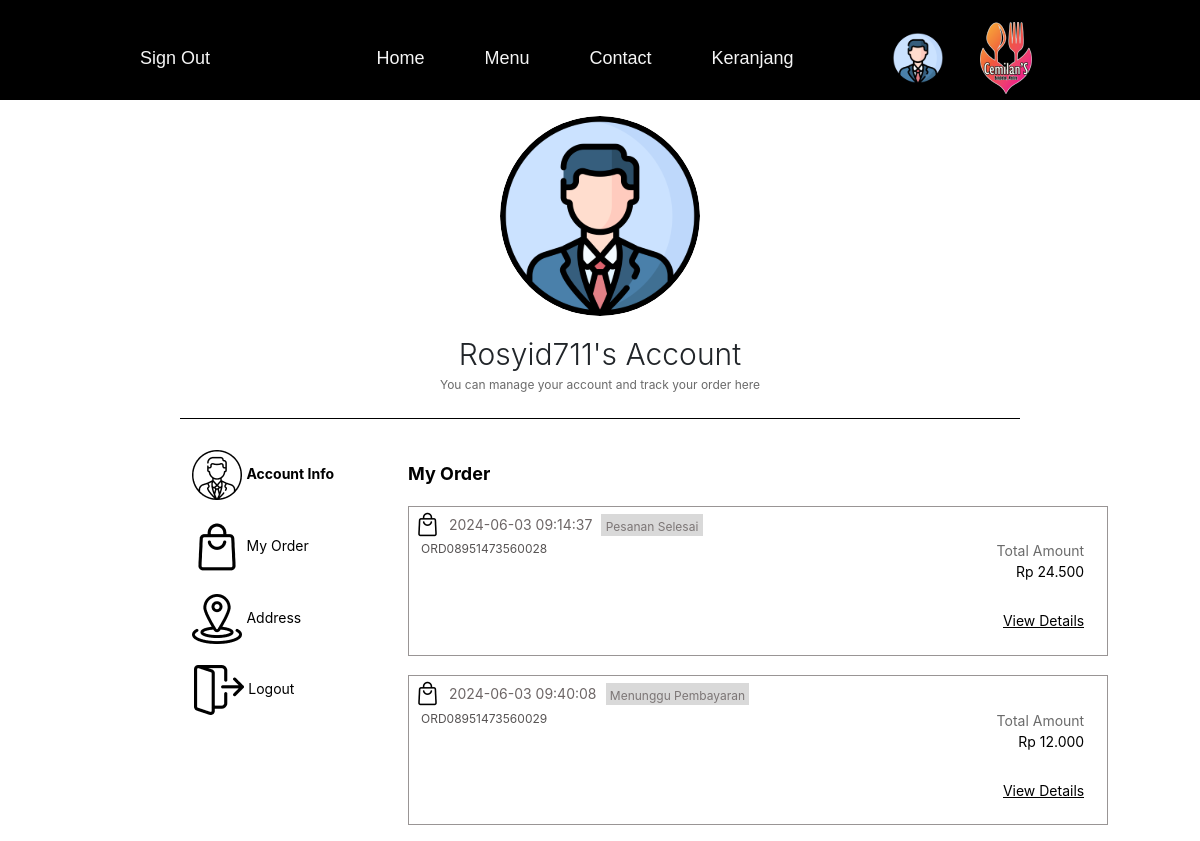
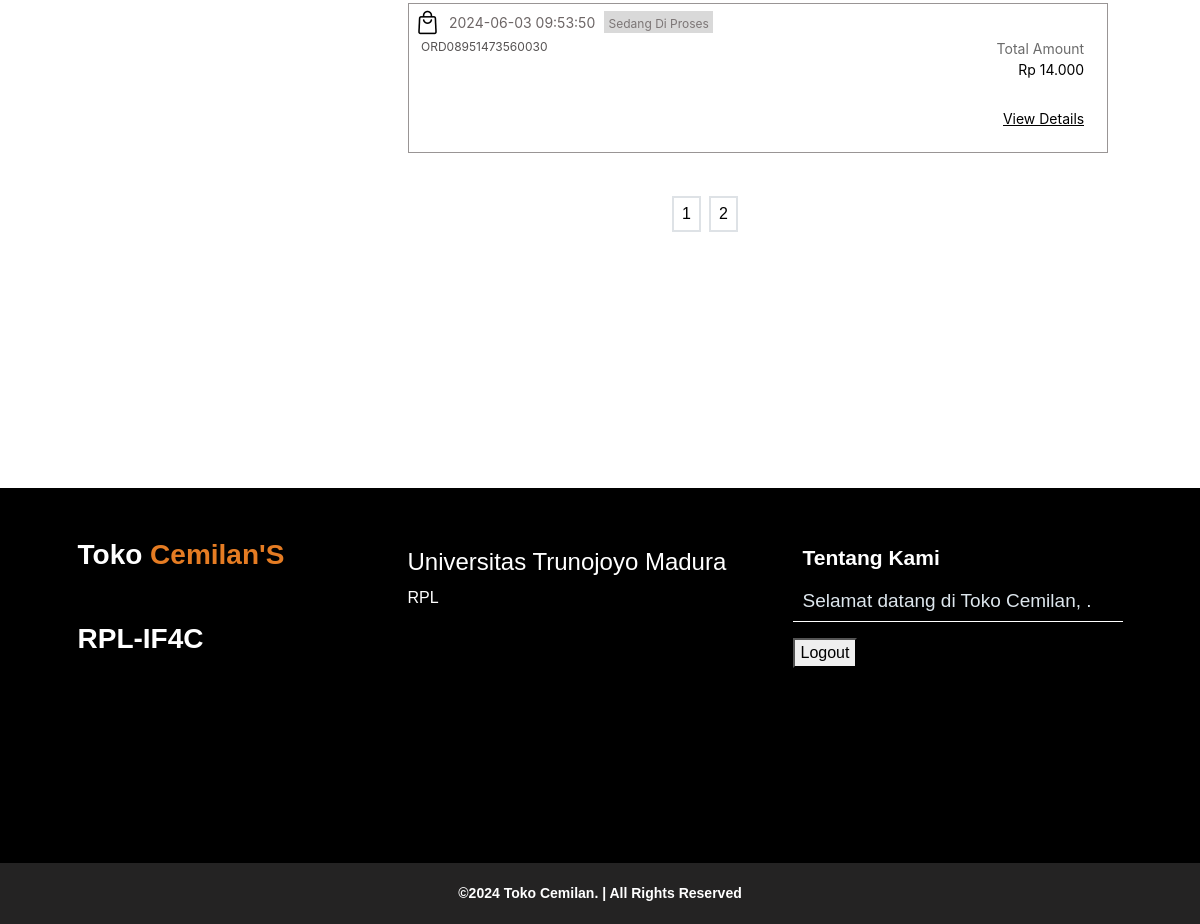
The page /rpl/profile/index.php?MyOrder_Page=1 (signed in) on the database its author committed (2 pictures, top to bottom).
### tables this page shows
CREATE TABLE `pesanan` (
  `ID_ORDER` int(11) NOT NULL,
  `ID_METODE_PEMBAYARAN` int(11) DEFAULT NULL,
  `ID_CUSTOMER` int(11) DEFAULT NULL,
  `TANGGAL_ORDER` timestamp NULL DEFAULT current_timestamp(),
  `TOTAL_ORDER` int(11) DEFAULT NULL,
  `Status` int(1) NOT NULL DEFAULT 0
);

### rpl/Database/database.php (called while the page is built, shortened)
<?php
function getDataAllWhere($table, $column, $id)
{
    try {
        $statement = DB->prepare("SELECT * FROM $table WHERE $column = :id");
        $statement->bindValue(':id', $id);
        $statement->execute();
        return $statement->fetchAll(PDO::FETCH_ASSOC);
    } catch (PDOException $err) {
        echo $err->getMessage();
    }
}
function getDataAllWhereLimit($table, $column, $id, $start, $perpage)
{
    try {
        $statement = DB->prepare("SELECT * FROM $table WHERE $column = :id LIMIT $start, $perpage");
        $statement->bindValue(':id', $id);
        $statement->execute();
        return $statement->fetchAll(PDO::FETCH_ASSOC);
    } catch (PDOException $err) {
        echo $err->getMessage();
    }
}

### rpl/profile/profile_menu/myorder_info.php (the view, shortened to what this page needs)
<?php
$result = getDataAllWhere('pesanan', 'ID_CUSTOMER', $_SESSION['user']['ID_CUSTOMER']);
$per_page = 3;
$total_results = count($result);
$total_pages = ceil($total_results / $per_page);
if (!isset($_GET['MyOrder_Page'])) {
    $page = 1;
} else {
    $page = $_GET['MyOrder_Page'];
}
$start = ($page - 1) * $per_page;
$orders = getDataAllWhereLimit('pesanan', 'ID_CUSTOMER', $_SESSION['user']['ID_CUSTOMER'], $start, $per_page);
?>
<div id="page3" class="page">
    <div style="margin: 3.9vh 0 2.3vh 0; color: black; font-size: 18px; font-family: Inter; font-weight: 700; word-wrap: break-word">My Order</div>
    <?php foreach ($orders as $order) : ?>
        <div style="margin-bottom: 2.4vh; display:flex; flex-direction:column;">
            <div style="width: 700px; height: 150px; background: rgba(217, 217, 217, 0); border: 0.50px #999595 solid">
                <div class="title-myorder" style="display: flex; align-items:center; margin-top:0.7vh;">
                    <img style="width: 25px; height: 25px; margin: 0 6px 0 6px;" src="<?= BASEURL ?>./gambar/profile/MyOrder.png" />
                    <div style="margin: 0 3px 0 3px; color: #6D6666; font-size: 14px; font-family: Inter; font-weight: 400; word-wrap: break-word"><?= $order['TANGGAL_ORDER']; ?><br /></div>
                    <div style="margin: 0 3px 0 6px; align-items:center; text-align:center; padding:0.54vh 0.54vh 0 0.54vh; min-width: 90px; max-height: 25px; background: #D9D9D9; color: #7C7676; font-size: 12px; font-family: Inter; font-weight: 400; word-wrap: break-word">
                        <?php if ($order['Status'] == 0) : ?>
                            Sedang Di Proses<br />
                        <?php elseif ($order['Status'] == 1) : ?>
                            Pesanan Selesai<br />
                        <?php else : ?>
                            Menunggu Pembayaran<br />
                        <?php endif; ?>
                    </div>
                </div>
                <div class="detail-myorder" style="display: flex; justify-content:space-between; margin: 0.4vh 0 0 0">
                    <div class="column" style="margin-left: 1vw;">
                        <div style="color: #555252; font-size: 12px; font-family: Inter; font-weight: 400; word-wrap: break-word">ORD<?= $_SESSION['user']['NOMOR_TELPON_CUSTOMER'] ?><?= $order['ID_ORDER']; ?></div>
                    </div>
                    <form action="" method="POST">
                        <div class="column" style="margin-right: 1.9vw; text-align:right;">
                            <div style="color: #6B6B6B; font-size: 14px; font-family: Inter; font-weight: 400; word-wrap: break-word">Total Amount<br /></div>
                            <div style="color: black; font-size: 14px; font-family: Inter; font-weight: 400; word-wrap: break-word"><?= "Rp " . number_format($order['TOTAL_ORDER'], 0, ',', '.'); ?><br /></div>
                            <input type="submit" id="page5Btn" style="color: black; font-size: 14px; font-family: Inter; font-weight: 400; text-decoration: underline; word-wrap: break-word; margin: 3.5vh 0 0 0; border:none; background-color:transparent; padding:0;" value="View Details">
                        </div>
                    </form>
                </div>
            </div>
        </div>
    <?php endforeach; ?>
    <div class="d-flex justify-content-center pe-5 me-5">
        <?php for ($i = 1; $i <= $total_pages; $i++) : ?>
            <a class="border border-2 text-decoration-none px-2 py-1 my-4 mx-1" style="color: #000;" href='?MyOrder_Page=<?= $i ?>'>
                <div class="paginate-link p-0 m-0" style="width:100%; height:100%">
                    <?= $i; ?>
                </div>
            </a>
        <?php endfor; ?>
    </div>
</div>

### rpl/templates/navbar.php (shortened to what this page needs)
<!DOCTYPE html>
<html lang="en">
<head>
    <link href="https://cdn.jsdelivr.net/npm/bootstrap@5.0.2/dist/css/bootstrap.min.css" rel="stylesheet">
    <link rel="stylesheet" href="<?= BASEURL . 'css/style.css' ?>">
</head>
<body>
    <div class="navbar" style="z-index: 1000;">
        <nav>
            <div>
                <?php if (!isset($_SESSION['user'])) : ?>
                    <a href="<?= BASEURL . 'login.php' ?>">Sign In</a>
                <?php else : ?>
                    <a href="<?= BASEURL ?>./autentikasi/logout.php">Sign Out</a>
                <?php endif; ?>
            </div>
            <div>
                <ul>
                    <li><a href="<?= BASEURL . 'index.php' ?>">Home</a></li>
                    <li class="dropdown">
                        <a class="dropdown-toggle-navbar" href="<?= BASEURL . 'menu.php' ?>">Menu</a>
                    </li>
                    <li><a href="<?= BASEURL . 'contact.php' ?>">Contact</a></li>
                    <li><a href="<?= BASEURL . 'keranjang.php' ?>">Keranjang</a></li>
                </ul>
            </div>
            <div class="logo" id="balik">
                <div class="d-flex justify-content-end align-items-center" style="width: 10vw;">
                    <?php if (isset($_SESSION['user'])) : ?>
                        <a href="<?= BASEURL . 'profile' ?>"><img class="mx-2" style="width: 52px; height: 52px; border-radius: 9999px" src="<?= BASEURL . 'gambar/profile/' . $_SESSION['user']['FOTO'] ?>" /></a>
                    <?php endif; ?>
                    <img class="mx-2" style="width: 52px; height: 72px;" src="<?= BASEURL . 'gambar/Logo.png' ?>" />
                </div>
            </div>
        </nav>
    </div>

### rpl/profile/index.php (shortened to what this page needs)
<?php
require_once('../Database/database.php');
?>
<?php
include("../templates/navbar.php")
?>
<section style="background-color: white; min-height:100vh; min-width:100vw; margin:0;">
    <div style=" margin: 2vh 0 0 0;">
        <img class="img-fluid rounded-circle mx-auto d-block" style="width: 200px; height: 200px;" src="<?= BASEURL . 'gambar/profile/' . $_SESSION['user']['FOTO']; ?>" />
        <p class="text-center profilename"><?= $_SESSION['user']['USERNAME']; ?>'s Account</p>
        <p class="text-center profileguide">You can manage your account and track your order here</p>
    </div>
    <div class="d-flex flex-column justify-content-center" style="justify-content: center; align-items:center; padding:10px">
        <div style="width: 70vw; height: 0px; border-top: 0.50px black solid"></div>
    </div>
    <div class="row justify-content-center">
        <div class="col-3 widgetcontainer-list" style="padding-left:8vw; min-height:100vh; display:flex; flex-direction:column;">
            <button id="page1Btn">
                <div class="widgetList">
                    <img style="width: 50px; height: 50px" src="<?= BASEURL ?>./gambar/profile/Info.png" />
                    <span style="color: black; font-size: 14px; font-family: Inter; font-weight: 700; word-wrap: break-word">Account Info</span>
                </div>
            </button>
            <button id="page3Btn">
                <div class="widgetList">
                    <img style="width: 50px; height: 50px" src="<?= BASEURL ?>./gambar/profile/MyOrder.png" />
                    <span style="color: black; font-size: 14px; font-family: Inter; font-weight: 400; word-wrap: break-word">My Order</span>
                </div>
            </button>
            <button id="page4Btn">
                <div class="widgetList">
                    <img style="width: 50px; height: 50px" src="<?= BASEURL ?>./gambar/profile/Address.png" />
                    <span style="color: black; font-size: 14px; font-family: Inter; font-weight: 400; word-wrap: break-word">Address</span>
                </div>
            </button>
            <a href="<?= BASEURL ?>./autentikasi/logout.php" style="text-decoration: none; margin-left:0.65vw;">
                <div class="widgetList">
                    <img style="width: 50px; height: 50px" src="<?= BASEURL ?>./gambar/profile/Logout.png" />
                    <span style="color: black; font-size: 14px; font-family: Inter; font-weight: 400; word-wrap: break-word">Logout</span>
                </div>
            </a>
        </div>
        <div class="col-7">
            <?php include "profile_menu/myorder_info.php" ?>
        </div>
    </div>
    <div class="jarak" style="min-height:100px; background-color:white; width:100vw; margin:0;"></div>
</section>
<?php include "../templates/footer.php" ?>

### rpl/templates/footer.php (shortened to what this page needs)
<div class="footer" id="tentang">
    <div class="footer-kiri">
        <h3>Toko<span> Cemilan'S</span></h3>
        <h3>RPL-IF4C</h3>
    </div>
    <div class="footer-tengah">
        <div>
            <p><span>Universitas Trunojoyo Madura</span></p>
        </div>
        <div>
            <p>RPL</p>
        </div>
    </div>
    <div class="footer-kanan">
        <p class="tentang">
            <span>Tentang Kami</span>
            Selamat datang di Toko Cemilan, .
        </p>
        <form action="logout.php" method="post">
            <button class="btnLogout" name="logout">Logout</button>
        </form>
    </div>
</div>
<div class="copyright">
    <p class="text-copyright">
        ©2024 Toko Cemilan. | All Rights Reserved
    </p>
</div>
</body>
</html>

### rpl/css/style.css (style rules this page uses)
body { font-family: 'Source Sans Pro', sans-serif; font-weight: 300; margin: 0; padding: 0; display: flex; flex-direction: column; align-items: center; background-color: #242323; overflow-x: hidden; }
.paginate-link { background-color: white; color: black; }

### rpl/profile/index.php (style rules this page uses)
.profilename { font-size: 30px; font-family: 'Inter'; margin: 2vh 0 0 0; }
.profileguide { color: #6B6B6B; text-align: center; font-family: Inter; font-size: 12px; font-style: normal; font-weight: 400; line-height: normal; }
.widgetList { margin: 20px 0 0 0; }
.widgetcontainer-list button { text-decoration: none; border: none; outline: none; height: auto; width: auto; background-color: transparent; display: flex; justify-content: left; }
.page { display: none; }
.show { display: block; }

### rpl/templates/navbar.php (style rules this page uses)
nav { width: 80%; display: flex; justify-content: space-between; align-items: center; height: 100px; }
nav ul { list-style: none; display: flex; padding-left: 20px; gap: 20px; margin: 0; }
nav a { text-decoration: none; color: whitesmoke; font-size: 18px; transition: color 0.5s; padding: 10px 20px; }
.logo { margin-right: 40px; font-family: 'Courier New', Courier, monospace; font-weight: bold; font-size: 24px; color: whitesmoke; text-shadow: 2px 2px 4px rgba(0, 0, 0, 0.5); }
.navbar { width: 100%; height: 100px; display: flex; justify-content: center; top: 0; position: sticky; background-color: #000000; }

### rpl/templates/footer.php (style rules this page uses)
.footer { display: flex; justify-content: center; width: 100%; height: 375px; background-color: #000; box-sizing: border-box; text-align: left; padding: 50px 50px 60px 50px; }
.footer h3 { color: #fff; margin: 0; font-weight: bold; padding-bottom: 50px; font-size: 28px; }
.footer-kiri { width: 30%; margin-left: 10px; display: inline-block; vertical-align: top; margin: 0px; }
.footer-kiri span { color: #E57C23; }
.footer-tengah { width: 35%; display: inline-block; vertical-align: top; color: #ffffff; vertical-align: middle; margin: 0px; }
.footer-tengah p { display: inline-block; color: #ffffff; vertical-align: middle; margin: 0px; }
.footer-tengah p span { display: block; font-weight: normal; font-size: 24px; line-height: 2; }
.footer-kanan { width: 30%; display: inline-block; vertical-align: top; }
.tentang { font-size: 19px; font-weight: normal; line-height: 20px; color: #DDE6ED; padding: 10px; border-bottom: 1px solid #fff; }
.tentang span { display: block; font-size: 21px; color: #fff; font-weight: bold; margin-bottom: 23px; }
.copyright { width: 100%; height: 60px; background-color: #242323; text-align: center; justify-self: center; }
.copyright .text-copyright { color: white; padding: 20px; font-weight: bold; text-align: center; margin: auto; font-size: 14px; }

### rows shown on the page
pesanan: TANGGAL_ORDER "2024-06-03 09:14:37", Status "Pesanan Selesai", ID_ORDER "28", TOTAL_ORDER "24.500"
pesanan: TANGGAL_ORDER "2024-06-03 09:40:08", Status "Menunggu Pembayaran", ID_ORDER "29", TOTAL_ORDER "12.000"
pesanan: TANGGAL_ORDER "2024-06-03 09:53:50", Status "Sedang Di Proses", ID_ORDER "30", TOTAL_ORDER "14.000"

### other values the page prints
$_SESSION['user']['USERNAME'] "Rosyid711"
